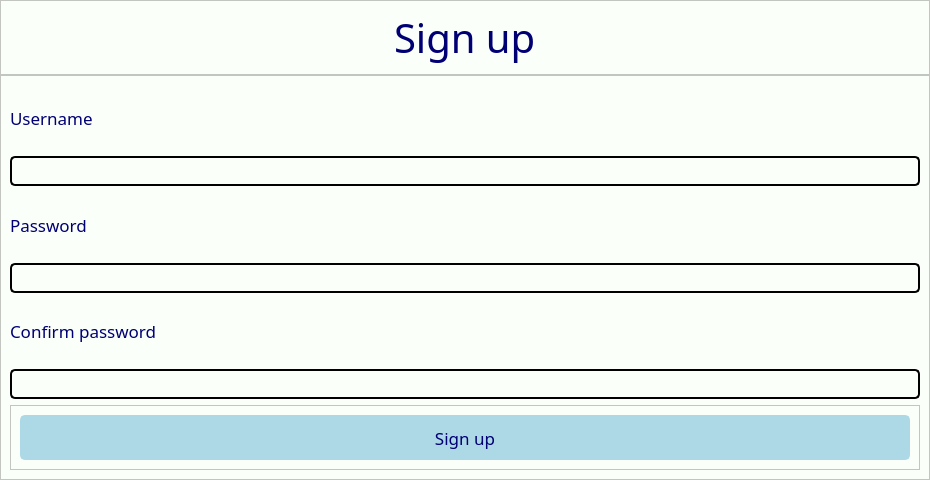
<?xml version="1.0" encoding="UTF-8"?>
<ui version="4.0">
 <class>MainWindow</class>
 <widget class="QMainWindow" name="MainWindow">
  <property name="geometry">
   <rect>
    <x>0</x>
    <y>0</y>
    <width>930</width>
    <height>480</height>
   </rect>
  </property>
  <property name="windowTitle">
   <string>MainWindow</string>
  </property>
  <widget class="QWidget" name="centralwidget">
   <property name="styleSheet">
    <string notr="true">background-color: rgb(251, 255, 249);</string>
   </property>
   <layout class="QVBoxLayout" name="verticalLayout_2">
    <property name="spacing">
     <number>0</number>
    </property>
    <property name="leftMargin">
     <number>0</number>
    </property>
    <property name="topMargin">
     <number>0</number>
    </property>
    <property name="rightMargin">
     <number>0</number>
    </property>
    <property name="bottomMargin">
     <number>0</number>
    </property>
    <item>
     <widget class="QFrame" name="frame">
      <property name="frameShape">
       <enum>QFrame::StyledPanel</enum>
      </property>
      <property name="frameShadow">
       <enum>QFrame::Raised</enum>
      </property>
      <layout class="QHBoxLayout" name="horizontalLayout">
       <item alignment="Qt::AlignHCenter">
        <widget class="QLabel" name="label">
         <property name="maximumSize">
          <size>
           <width>450</width>
           <height>16777215</height>
          </size>
         </property>
         <property name="font">
          <font>
           <family>Arial Rounded MT Bold</family>
           <pointsize>30</pointsize>
           <weight>50</weight>
           <bold>false</bold>
          </font>
         </property>
         <property name="styleSheet">
          <string notr="true">background-color: rgb(251, 255, 249);
color: rgb(0, 0, 116);</string>
         </property>
         <property name="text">
          <string>Sign up</string>
         </property>
        </widget>
       </item>
      </layout>
     </widget>
    </item>
    <item>
     <widget class="QFrame" name="frame_2">
      <property name="sizePolicy">
       <sizepolicy hsizetype="Expanding" vsizetype="Expanding">
        <horstretch>0</horstretch>
        <verstretch>0</verstretch>
       </sizepolicy>
      </property>
      <property name="frameShape">
       <enum>QFrame::StyledPanel</enum>
      </property>
      <property name="frameShadow">
       <enum>QFrame::Raised</enum>
      </property>
      <layout class="QVBoxLayout" name="verticalLayout">
       <item>
        <widget class="QLabel" name="label_2">
         <property name="font">
          <font>
           <family>Arial Rounded MT Bold</family>
           <pointsize>13</pointsize>
           <weight>50</weight>
           <bold>false</bold>
          </font>
         </property>
         <property name="styleSheet">
          <string notr="true">color: rgb(0, 0, 116);</string>
         </property>
         <property name="text">
          <string>Username</string>
         </property>
        </widget>
       </item>
       <item>
        <widget class="QLineEdit" name="userSignup">
         <property name="minimumSize">
          <size>
           <width>0</width>
           <height>30</height>
          </size>
         </property>
         <property name="font">
          <font>
           <pointsize>13</pointsize>
          </font>
         </property>
         <property name="styleSheet">
          <string notr="true">border: 2px solid ;
border-radius: 5px;
background-color: rgb(251, 255, 249);</string>
         </property>
         <property name="placeholderText">
          <string/>
         </property>
        </widget>
       </item>
       <item>
        <widget class="QLabel" name="label_3">
         <property name="font">
          <font>
           <family>Arial Rounded MT Bold</family>
           <pointsize>13</pointsize>
           <weight>50</weight>
           <bold>false</bold>
          </font>
         </property>
         <property name="styleSheet">
          <string notr="true">color: rgb(0, 0, 116);</string>
         </property>
         <property name="text">
          <string>Password</string>
         </property>
        </widget>
       </item>
       <item>
        <widget class="QLineEdit" name="passwordSignup">
         <property name="sizePolicy">
          <sizepolicy hsizetype="Expanding" vsizetype="Fixed">
           <horstretch>0</horstretch>
           <verstretch>0</verstretch>
          </sizepolicy>
         </property>
         <property name="minimumSize">
          <size>
           <width>0</width>
           <height>30</height>
          </size>
         </property>
         <property name="font">
          <font>
           <pointsize>13</pointsize>
          </font>
         </property>
         <property name="styleSheet">
          <string notr="true">border: 2px solid ;
border-radius: 5px;
background-color: rgb(251, 255, 249);</string>
         </property>
         <property name="echoMode">
          <enum>QLineEdit::Password</enum>
         </property>
         <property name="placeholderText">
          <string/>
         </property>
         <property name="clearButtonEnabled">
          <bool>false</bool>
         </property>
        </widget>
       </item>
       <item>
        <widget class="QLabel" name="label_4">
         <property name="font">
          <font>
           <family>Arial Rounded MT Bold</family>
           <pointsize>13</pointsize>
           <weight>50</weight>
           <bold>false</bold>
          </font>
         </property>
         <property name="styleSheet">
          <string notr="true">color: rgb(0, 0, 116);</string>
         </property>
         <property name="text">
          <string>Confirm password</string>
         </property>
        </widget>
       </item>
       <item>
        <widget class="QLineEdit" name="confirmpassword">
         <property name="minimumSize">
          <size>
           <width>0</width>
           <height>30</height>
          </size>
         </property>
         <property name="font">
          <font>
           <pointsize>13</pointsize>
          </font>
         </property>
         <property name="styleSheet">
          <string notr="true">border: 2px solid ;
border-radius: 5px;
background-color: rgb(251, 255, 249);
</string>
         </property>
         <property name="echoMode">
          <enum>QLineEdit::Password</enum>
         </property>
         <property name="readOnly">
          <bool>false</bool>
         </property>
         <property name="placeholderText">
          <string/>
         </property>
        </widget>
       </item>
       <item>
        <widget class="QFrame" name="frame_3">
         <property name="frameShape">
          <enum>QFrame::StyledPanel</enum>
         </property>
         <property name="frameShadow">
          <enum>QFrame::Raised</enum>
         </property>
         <layout class="QGridLayout" name="gridLayout_3">
          <item row="0" column="0">
           <widget class="QPushButton" name="signUp1">
            <property name="sizePolicy">
             <sizepolicy hsizetype="Preferred" vsizetype="Preferred">
              <horstretch>0</horstretch>
              <verstretch>0</verstretch>
             </sizepolicy>
            </property>
            <property name="font">
             <font>
              <family>Arial Rounded MT Bold</family>
              <pointsize>13</pointsize>
              <weight>50</weight>
              <bold>false</bold>
             </font>
            </property>
            <property name="styleSheet">
             <string notr="true">border: 2px solid  lightblue;
border-radius: 5px;
background-color: lightblue;
color: rgb(0, 0, 116);</string>
            </property>
            <property name="text">
             <string>Sign up</string>
            </property>
            <property name="shortcut">
             <string>Return</string>
            </property>
           </widget>
          </item>
         </layout>
        </widget>
       </item>
      </layout>
     </widget>
    </item>
   </layout>
  </widget>
 </widget>
 <resources/>
 <connections/>
</ui>
